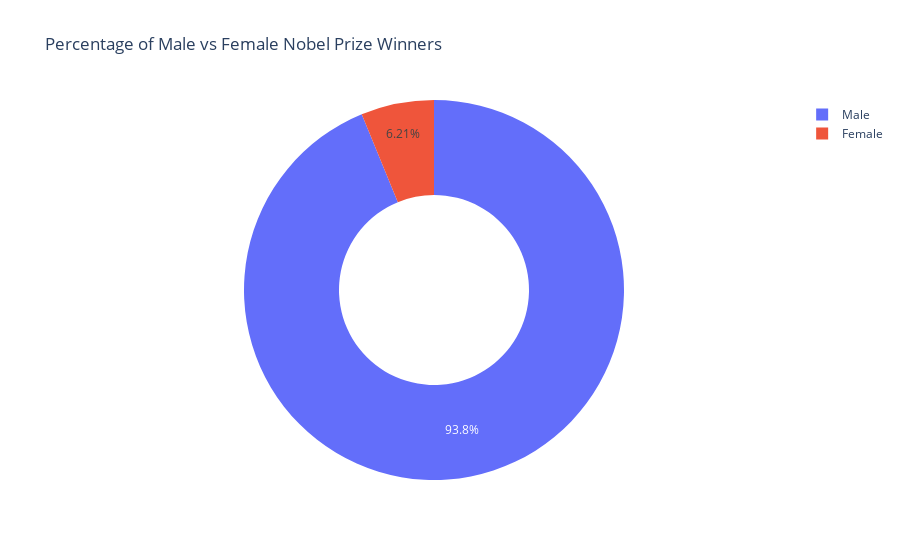

Here is the notebook cell this chart was saved with:
### Markdown cell above
**Challenge**: Create a [donut chart using plotly](https://plotly.com/python/pie-charts/) which shows how many prizes went to men compared to how many prizes went to women. What percentage of all the prizes went to women?

### Code cell
sex = df_data.sex.value_counts()
fig = px.pie(labels=sex.index,
       values=sex.values,
       title="Percentage of Male vs Female Nobel Prize Winners",
       hole=0.5,
       names=sex.index)
fig.show()

### Figure 1 — Plotly figure (JSON) as saved in the notebook; plotly's stock layout.template omitted (floating-point values rounded to 4 significant figures)
{"data": [{"domain": {"x": [0, 1], "y": [0, 1]}, "hole": 0.5, "hovertemplate": "label=%{label}<br>value=%{value}<extra></extra>", "labels": ["Male", "Female"], "legendgroup": "", "name": "", "showlegend": true, "type": "pie", "values": [876, 58]}], "layout": {"legend": {"tracegroupgap": 0}, "title": {"text": "Percentage of Male vs Female Nobel Prize Winners"}}}
